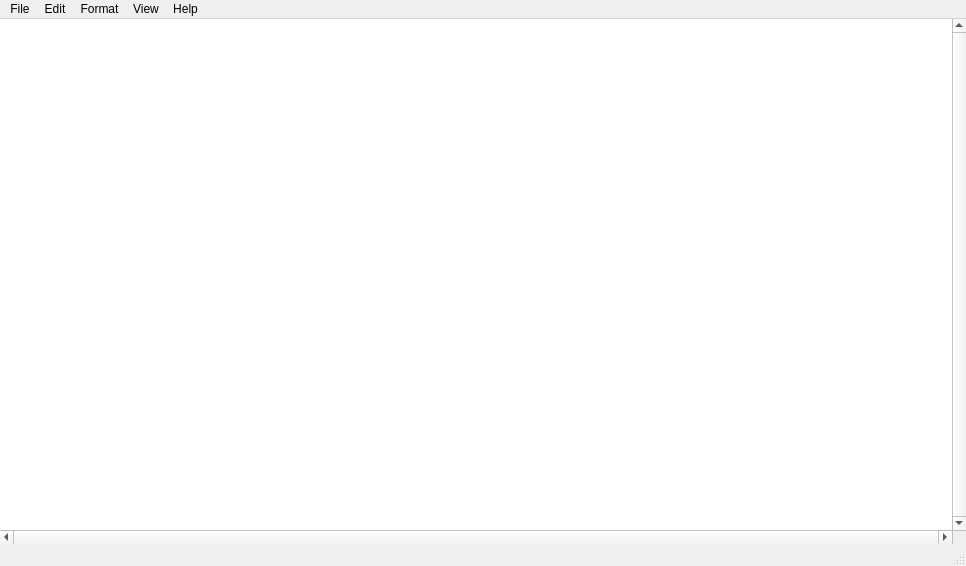
<?xml version="1.0" encoding="UTF-8"?>
<ui version="4.0">
 <class>MainWindow</class>
 <widget class="QMainWindow" name="MainWindow">
  <property name="geometry">
   <rect>
    <x>0</x>
    <y>0</y>
    <width>966</width>
    <height>566</height>
   </rect>
  </property>
  <property name="windowTitle">
   <string>MainWindow</string>
  </property>
  <widget class="QWidget" name="centralwidget">
   <layout class="QGridLayout" name="gridLayout">
    <property name="leftMargin">
     <number>0</number>
    </property>
    <property name="topMargin">
     <number>0</number>
    </property>
    <property name="rightMargin">
     <number>0</number>
    </property>
    <property name="bottomMargin">
     <number>0</number>
    </property>
    <property name="spacing">
     <number>0</number>
    </property>
    <item row="0" column="0">
     <widget class="QTextEdit" name="textEdit">
      <property name="styleSheet">
       <string notr="true">QTextEdit{
	border:none;
}</string>
      </property>
      <property name="lineWidth">
       <number>1</number>
      </property>
      <property name="verticalScrollBarPolicy">
       <enum>Qt::ScrollBarAlwaysOn</enum>
      </property>
      <property name="horizontalScrollBarPolicy">
       <enum>Qt::ScrollBarAlwaysOn</enum>
      </property>
      <property name="lineWrapMode">
       <enum>QTextEdit::NoWrap</enum>
      </property>
     </widget>
    </item>
   </layout>
  </widget>
  <widget class="QMenuBar" name="menubar">
   <property name="geometry">
    <rect>
     <x>0</x>
     <y>0</y>
     <width>966</width>
     <height>22</height>
    </rect>
   </property>
   <widget class="QMenu" name="menuFile">
    <property name="title">
     <string>File</string>
    </property>
    <addaction name="actionNew"/>
    <addaction name="actionNew_Window"/>
    <addaction name="actionOpen"/>
    <addaction name="actionSave"/>
    <addaction name="actionSave_As"/>
    <addaction name="separator"/>
    <addaction name="actionPage_Setup"/>
    <addaction name="actionPrint"/>
    <addaction name="separator"/>
    <addaction name="actionExit"/>
   </widget>
   <widget class="QMenu" name="menuEdit">
    <property name="title">
     <string>Edit</string>
    </property>
    <addaction name="actionUndo"/>
    <addaction name="separator"/>
    <addaction name="actionCut"/>
    <addaction name="actionCopy"/>
    <addaction name="actionDelete"/>
    <addaction name="separator"/>
    <addaction name="actionSearch_with_Bing"/>
    <addaction name="actionFind"/>
    <addaction name="actionFind_Next"/>
    <addaction name="actionReplace"/>
    <addaction name="separator"/>
    <addaction name="actionSelact_All"/>
    <addaction name="actionTime_Date"/>
   </widget>
   <widget class="QMenu" name="menuFormat">
    <property name="title">
     <string>Format</string>
    </property>
    <addaction name="actionWord_Wrap"/>
    <addaction name="actionFont"/>
   </widget>
   <widget class="QMenu" name="menuView">
    <property name="title">
     <string>View</string>
    </property>
    <widget class="QMenu" name="menuZoom">
     <property name="title">
      <string>Zoom</string>
     </property>
     <addaction name="actionZoom_In"/>
     <addaction name="actionZoom_Out_2"/>
     <addaction name="actionRestore_Default_Zoom"/>
    </widget>
    <addaction name="menuZoom"/>
    <addaction name="actionZoom_Out"/>
   </widget>
   <widget class="QMenu" name="menuHelp">
    <property name="title">
     <string>Help</string>
    </property>
    <addaction name="actionView_Help"/>
    <addaction name="actionSend_Feedback"/>
    <addaction name="separator"/>
    <addaction name="actionAbout_Notepad_2"/>
   </widget>
   <addaction name="menuFile"/>
   <addaction name="menuEdit"/>
   <addaction name="menuFormat"/>
   <addaction name="menuView"/>
   <addaction name="menuHelp"/>
  </widget>
  <widget class="QStatusBar" name="statusbar"/>
  <action name="actionNew">
   <property name="text">
    <string>New</string>
   </property>
  </action>
  <action name="actionNew_Window">
   <property name="text">
    <string>New Window</string>
   </property>
  </action>
  <action name="actionOpen">
   <property name="text">
    <string>Open...</string>
   </property>
  </action>
  <action name="actionSave">
   <property name="text">
    <string>Save</string>
   </property>
  </action>
  <action name="actionSave_As">
   <property name="text">
    <string>Save As...</string>
   </property>
  </action>
  <action name="actionfrf">
   <property name="text">
    <string>frf</string>
   </property>
  </action>
  <action name="actionPage_Setup">
   <property name="text">
    <string>Page Setup...</string>
   </property>
  </action>
  <action name="actionPrint">
   <property name="text">
    <string>Print...</string>
   </property>
  </action>
  <action name="actionExit">
   <property name="text">
    <string>Exit</string>
   </property>
  </action>
  <action name="actionUndo">
   <property name="text">
    <string>Undo</string>
   </property>
  </action>
  <action name="actionCut">
   <property name="text">
    <string>Cut</string>
   </property>
  </action>
  <action name="actionCopy">
   <property name="text">
    <string>Copy</string>
   </property>
  </action>
  <action name="actionDelete">
   <property name="text">
    <string>Delete</string>
   </property>
  </action>
  <action name="actionSearch_with_Bing">
   <property name="text">
    <string>Search with Bing..</string>
   </property>
  </action>
  <action name="actionFind">
   <property name="text">
    <string>Find...</string>
   </property>
  </action>
  <action name="actionFind_Next">
   <property name="text">
    <string>Find Next</string>
   </property>
  </action>
  <action name="actionReplace">
   <property name="text">
    <string>Replace</string>
   </property>
  </action>
  <action name="actionSelact_All">
   <property name="text">
    <string>Selact All</string>
   </property>
  </action>
  <action name="actionTime_Date">
   <property name="text">
    <string>Time / Date</string>
   </property>
  </action>
  <action name="actionWord_Wrap">
   <property name="text">
    <string>Word Wrap</string>
   </property>
  </action>
  <action name="actionFont">
   <property name="text">
    <string>Font</string>
   </property>
  </action>
  <action name="actionZoom_Out">
   <property name="text">
    <string>Status Bar</string>
   </property>
  </action>
  <action name="actionZoom_In">
   <property name="text">
    <string>Zoom In</string>
   </property>
  </action>
  <action name="actionZoom_Out_2">
   <property name="text">
    <string>Zoom Out</string>
   </property>
  </action>
  <action name="actionRestore_Default_Zoom">
   <property name="text">
    <string>Restore Default Zoom</string>
   </property>
  </action>
  <action name="actionView_Help">
   <property name="text">
    <string>View Help</string>
   </property>
  </action>
  <action name="actionSend_Feedback">
   <property name="text">
    <string>Send Feedback</string>
   </property>
  </action>
  <action name="actionAbout_Notepad">
   <property name="text">
    <string>About Notepad</string>
   </property>
  </action>
  <action name="actionAbout_Notepad_2">
   <property name="text">
    <string>About Notepad</string>
   </property>
  </action>
 </widget>
 <resources/>
 <connections/>
</ui>
